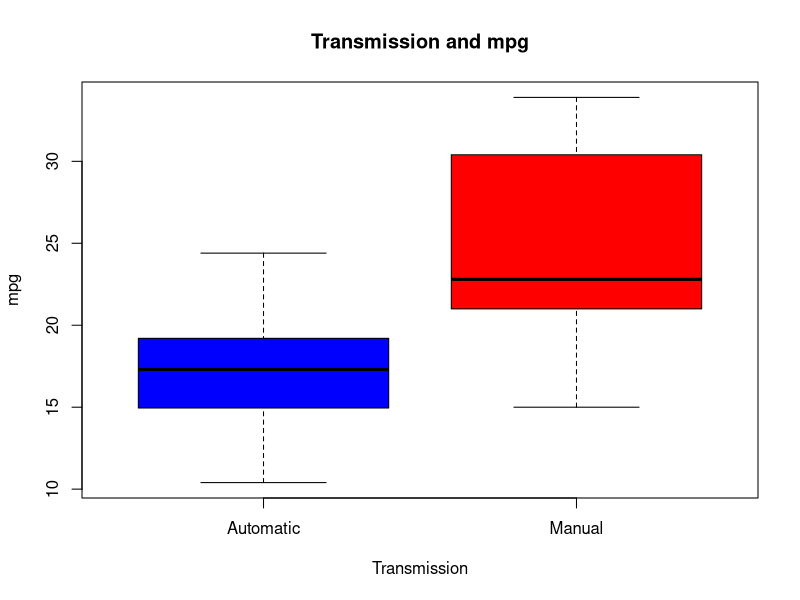
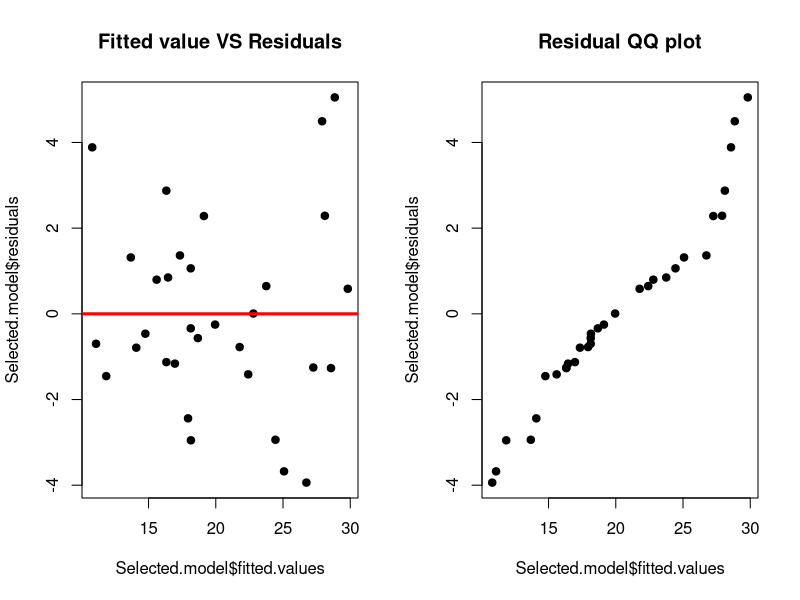
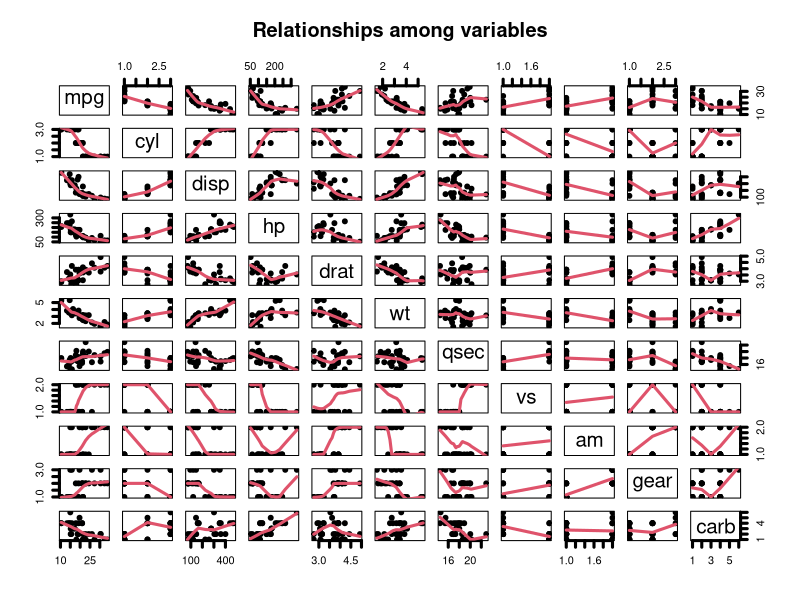

R code for these plots, in order:
## ---- chunk 1
data(mtcars)
## ---- chunk 2
mtcars$am <- as.factor(mtcars$am)
mtcars$cyl <- as.factor(mtcars$cyl)
mtcars$gear <- as.factor(mtcars$gear)
mtcars$carb <- as.factor(mtcars$carb)
mtcars$vs <- as.factor(mtcars$vs)
## ---- chunk 3
TTest<-t.test(x=mtcars[mtcars$am==0,]$mpg,y=mtcars[mtcars$am==1,]$mpg,paired=FALSE)
TTest$p.value
## ---- chunk 4
model<-lm(mpg~.,data=mtcars)
Selected.model<-step(model,direction="backward",k = 2)
## ---- chunk 5
Null.model<-lm(mpg~am,data=mtcars)
model1<-lm(mpg~am+cyl,data=mtcars)
model2<-lm(mpg~am+cyl+hp,data=mtcars)
anova(Null.model,model1,model2,Selected.model)[2:4,6]
## ---- chunk 6
leverage<-hatvalues(Selected.model)
sum(leverage>0.5)
## ---- chunk 7
boxplot(mtcars$mpg~mtcars$am,col=c("blue","red"),xlab="Transmission",ylab="mpg",main="Transmission and mpg",names=c("Automatic","Manual"))
## ---- chunk 8
par(mfrow=c(1,2))
plot(Selected.model$fitted.values,Selected.model$residuals,pch=19,main="Fitted value VS Residuals")
abline(0,0,col="Red",lwd=3)
qqplot(Selected.model$fitted.values,Selected.model$residuals,pch=19,main="Residual QQ plot")
## ---- chunk 9
plot(mtcars,panel=panel.smooth,pch=19,lwd=3,main="Relationships among variables")
## ---- chunk 10
summary(Selected.model)
